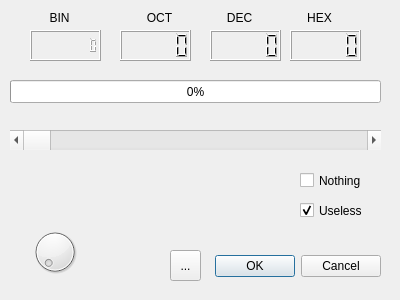
<?xml version="1.0" encoding="UTF-8"?>
<ui version="4.0">
 <class>Dialog</class>
 <widget class="QDialog" name="Dialog">
  <property name="geometry">
   <rect>
    <x>0</x>
    <y>0</y>
    <width>400</width>
    <height>300</height>
   </rect>
  </property>
  <property name="windowTitle">
   <string>Dialog</string>
  </property>
  <widget class="QDialogButtonBox" name="buttonBox">
   <property name="geometry">
    <rect>
     <x>40</x>
     <y>250</y>
     <width>341</width>
     <height>32</height>
    </rect>
   </property>
   <property name="orientation">
    <enum>Qt::Horizontal</enum>
   </property>
   <property name="standardButtons">
    <set>QDialogButtonBox::Cancel|QDialogButtonBox::Ok</set>
   </property>
  </widget>
  <widget class="QProgressBar" name="progressBar">
   <property name="geometry">
    <rect>
     <x>10</x>
     <y>80</y>
     <width>371</width>
     <height>23</height>
    </rect>
   </property>
   <property name="maximum">
    <number>255</number>
   </property>
   <property name="value">
    <number>0</number>
   </property>
  </widget>
  <widget class="QScrollBar" name="horizontalScrollBar">
   <property name="geometry">
    <rect>
     <x>10</x>
     <y>130</y>
     <width>371</width>
     <height>20</height>
    </rect>
   </property>
   <property name="maximum">
    <number>255</number>
   </property>
   <property name="orientation">
    <enum>Qt::Horizontal</enum>
   </property>
  </widget>
  <widget class="QLCDNumber" name="lcdNumber">
   <property name="geometry">
    <rect>
     <x>30</x>
     <y>30</y>
     <width>71</width>
     <height>31</height>
    </rect>
   </property>
   <property name="font">
    <font>
     <pointsize>10</pointsize>
     <italic>true</italic>
    </font>
   </property>
   <property name="toolTip">
    <string extracomment="Bin"/>
   </property>
   <property name="digitCount">
    <number>9</number>
   </property>
   <property name="mode">
    <enum>QLCDNumber::Bin</enum>
   </property>
  </widget>
  <widget class="QLCDNumber" name="lcdNumber_2">
   <property name="geometry">
    <rect>
     <x>120</x>
     <y>30</y>
     <width>71</width>
     <height>31</height>
    </rect>
   </property>
   <property name="font">
    <font>
     <pointsize>10</pointsize>
     <italic>true</italic>
    </font>
   </property>
   <property name="toolTip">
    <string extracomment="Oct"/>
   </property>
   <property name="mode">
    <enum>QLCDNumber::Oct</enum>
   </property>
  </widget>
  <widget class="QLCDNumber" name="lcdNumber_3">
   <property name="geometry">
    <rect>
     <x>210</x>
     <y>30</y>
     <width>71</width>
     <height>31</height>
    </rect>
   </property>
   <property name="font">
    <font>
     <pointsize>10</pointsize>
     <italic>true</italic>
    </font>
   </property>
   <property name="toolTip">
    <string extracomment="Dec"/>
   </property>
   <property name="mode">
    <enum>QLCDNumber::Dec</enum>
   </property>
  </widget>
  <widget class="QLCDNumber" name="lcdNumber_4">
   <property name="geometry">
    <rect>
     <x>290</x>
     <y>30</y>
     <width>71</width>
     <height>31</height>
    </rect>
   </property>
   <property name="font">
    <font>
     <pointsize>10</pointsize>
     <italic>true</italic>
    </font>
   </property>
   <property name="mouseTracking">
    <bool>false</bool>
   </property>
   <property name="toolTip">
    <string extracomment="Hex"/>
   </property>
   <property name="mode">
    <enum>QLCDNumber::Hex</enum>
   </property>
  </widget>
  <widget class="QLabel" name="label">
   <property name="geometry">
    <rect>
     <x>30</x>
     <y>10</y>
     <width>59</width>
     <height>15</height>
    </rect>
   </property>
   <property name="text">
    <string>BIN</string>
   </property>
   <property name="alignment">
    <set>Qt::AlignCenter</set>
   </property>
  </widget>
  <widget class="QLabel" name="label_2">
   <property name="geometry">
    <rect>
     <x>130</x>
     <y>10</y>
     <width>59</width>
     <height>15</height>
    </rect>
   </property>
   <property name="text">
    <string>OCT</string>
   </property>
   <property name="alignment">
    <set>Qt::AlignCenter</set>
   </property>
  </widget>
  <widget class="QLabel" name="label_3">
   <property name="geometry">
    <rect>
     <x>210</x>
     <y>10</y>
     <width>59</width>
     <height>15</height>
    </rect>
   </property>
   <property name="text">
    <string>DEC</string>
   </property>
   <property name="alignment">
    <set>Qt::AlignCenter</set>
   </property>
  </widget>
  <widget class="QLabel" name="label_4">
   <property name="geometry">
    <rect>
     <x>290</x>
     <y>10</y>
     <width>59</width>
     <height>15</height>
    </rect>
   </property>
   <property name="text">
    <string>HEX</string>
   </property>
   <property name="alignment">
    <set>Qt::AlignCenter</set>
   </property>
  </widget>
  <widget class="QDial" name="dial">
   <property name="geometry">
    <rect>
     <x>30</x>
     <y>220</y>
     <width>50</width>
     <height>64</height>
    </rect>
   </property>
   <property name="maximum">
    <number>255</number>
   </property>
  </widget>
  <widget class="QCheckBox" name="checkBox">
   <property name="geometry">
    <rect>
     <x>300</x>
     <y>170</y>
     <width>85</width>
     <height>21</height>
    </rect>
   </property>
   <property name="text">
    <string>Nothing</string>
   </property>
  </widget>
  <widget class="QCheckBox" name="checkBox_2">
   <property name="geometry">
    <rect>
     <x>300</x>
     <y>200</y>
     <width>85</width>
     <height>21</height>
    </rect>
   </property>
   <property name="text">
    <string>Useless</string>
   </property>
   <property name="checked">
    <bool>true</bool>
   </property>
  </widget>
  <widget class="QToolButton" name="toolButton">
   <property name="geometry">
    <rect>
     <x>170</x>
     <y>250</y>
     <width>31</width>
     <height>31</height>
    </rect>
   </property>
   <property name="text">
    <string>...</string>
   </property>
  </widget>
 </widget>
 <resources/>
 <connections>
  <connection>
   <sender>buttonBox</sender>
   <signal>accepted()</signal>
   <receiver>Dialog</receiver>
   <slot>accept()</slot>
   <hints>
    <hint type="sourcelabel">
     <x>248</x>
     <y>254</y>
    </hint>
    <hint type="destinationlabel">
     <x>157</x>
     <y>274</y>
    </hint>
   </hints>
  </connection>
  <connection>
   <sender>buttonBox</sender>
   <signal>rejected()</signal>
   <receiver>Dialog</receiver>
   <slot>reject()</slot>
   <hints>
    <hint type="sourcelabel">
     <x>316</x>
     <y>260</y>
    </hint>
    <hint type="destinationlabel">
     <x>286</x>
     <y>274</y>
    </hint>
   </hints>
  </connection>
  <connection>
   <sender>horizontalScrollBar</sender>
   <signal>sliderMoved(int)</signal>
   <receiver>progressBar</receiver>
   <slot>setValue(int)</slot>
   <hints>
    <hint type="sourcelabel">
     <x>204</x>
     <y>89</y>
    </hint>
    <hint type="destinationlabel">
     <x>202</x>
     <y>51</y>
    </hint>
   </hints>
  </connection>
  <connection>
   <sender>horizontalScrollBar</sender>
   <signal>sliderMoved(int)</signal>
   <receiver>lcdNumber</receiver>
   <slot>display(int)</slot>
   <hints>
    <hint type="sourcelabel">
     <x>204</x>
     <y>89</y>
    </hint>
    <hint type="destinationlabel">
     <x>61</x>
     <y>21</y>
    </hint>
   </hints>
  </connection>
  <connection>
   <sender>horizontalScrollBar</sender>
   <signal>sliderMoved(int)</signal>
   <receiver>lcdNumber_2</receiver>
   <slot>display(int)</slot>
   <hints>
    <hint type="sourcelabel">
     <x>204</x>
     <y>89</y>
    </hint>
    <hint type="destinationlabel">
     <x>151</x>
     <y>21</y>
    </hint>
   </hints>
  </connection>
  <connection>
   <sender>horizontalScrollBar</sender>
   <signal>sliderMoved(int)</signal>
   <receiver>lcdNumber_3</receiver>
   <slot>display(int)</slot>
   <hints>
    <hint type="sourcelabel">
     <x>204</x>
     <y>89</y>
    </hint>
    <hint type="destinationlabel">
     <x>241</x>
     <y>21</y>
    </hint>
   </hints>
  </connection>
  <connection>
   <sender>horizontalScrollBar</sender>
   <signal>sliderMoved(int)</signal>
   <receiver>lcdNumber_4</receiver>
   <slot>display(int)</slot>
   <hints>
    <hint type="sourcelabel">
     <x>204</x>
     <y>89</y>
    </hint>
    <hint type="destinationlabel">
     <x>321</x>
     <y>21</y>
    </hint>
   </hints>
  </connection>
  <connection>
   <sender>dial</sender>
   <signal>sliderMoved(int)</signal>
   <receiver>horizontalScrollBar</receiver>
   <slot>setValue(int)</slot>
   <hints>
    <hint type="sourcelabel">
     <x>54</x>
     <y>251</y>
    </hint>
    <hint type="destinationlabel">
     <x>195</x>
     <y>139</y>
    </hint>
   </hints>
  </connection>
  <connection>
   <sender>horizontalScrollBar</sender>
   <signal>sliderMoved(int)</signal>
   <receiver>dial</receiver>
   <slot>setValue(int)</slot>
   <hints>
    <hint type="sourcelabel">
     <x>195</x>
     <y>139</y>
    </hint>
    <hint type="destinationlabel">
     <x>54</x>
     <y>251</y>
    </hint>
   </hints>
  </connection>
  <connection>
   <sender>dial</sender>
   <signal>sliderMoved(int)</signal>
   <receiver>horizontalScrollBar</receiver>
   <slot>update()</slot>
   <hints>
    <hint type="sourcelabel">
     <x>54</x>
     <y>251</y>
    </hint>
    <hint type="destinationlabel">
     <x>195</x>
     <y>139</y>
    </hint>
   </hints>
  </connection>
 </connections>
</ui>
